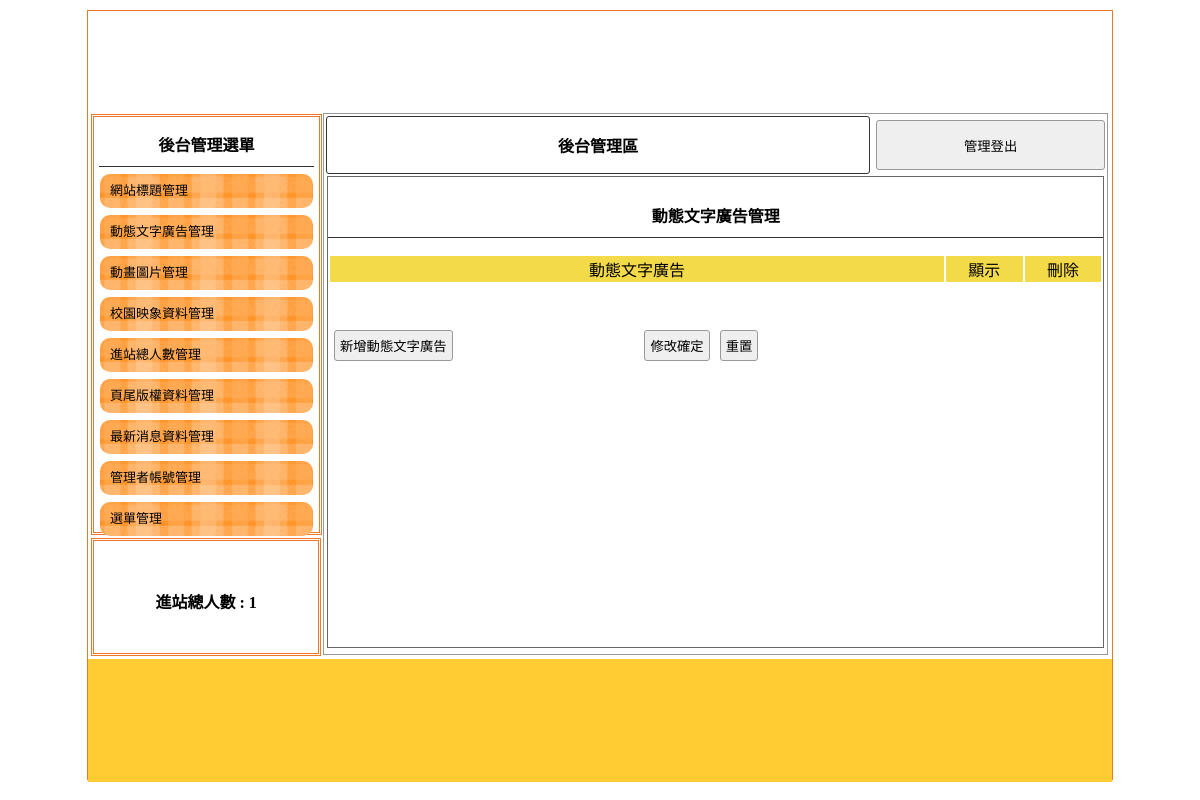
The app's page /admin.php?do=ad, older data.
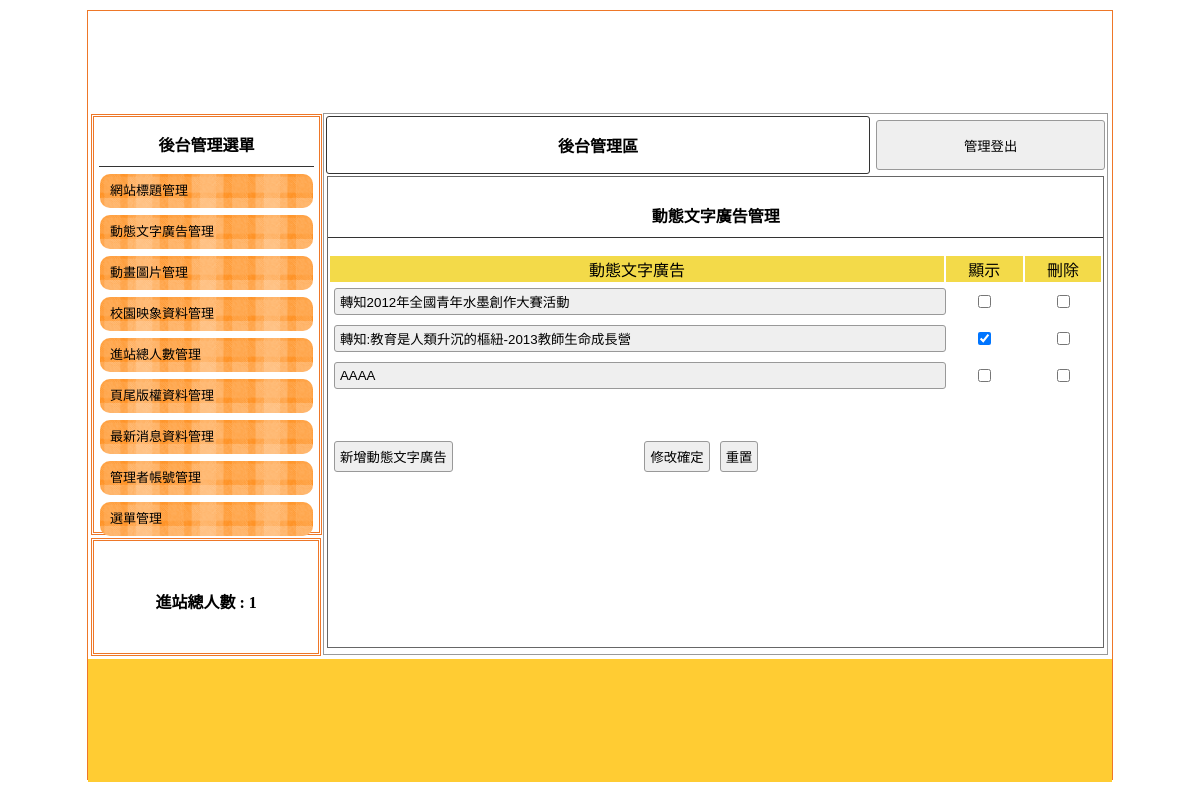
The same page, newer data.
### tables this page shows
CREATE TABLE `ad` (
  `id` int(10) UNSIGNED NOT NULL,
  `text` text NOT NULL,
  `sh` int(1) UNSIGNED NOT NULL
);

### api/base.php (called while the page is built, shortened)
<?php
class DB
{
    protected $table;
    protected $dsn = "mysql:host=localhost;charset=utf8;dbname=db15";
    protected $pdo;
    public function __construct($table)
    {
        $this->table = $table;
        $this->pdo = new PDO($this->dsn, 'root', '');
    }
    public function all(...$arg)
    {
        $sql = "select * from  `$this->table`";
        return $this->pdo->query($sql)->fetchAll(PDO::FETCH_ASSOC);
    }
}
$Ad = new DB('ad');

### backend/ad.php (the view, shortened to what this page needs)
<div style="width:99%; height:87%; margin:auto; overflow:auto; border:#666 1px solid;">
    <p class="t cent botli">動態文字廣告管理</p>
    <form method="post" action="./api/edit.php">
        <table width="100%">
            <tbody>
                <tr class="yel">
                    <td width="80%">動態文字廣告</td>
                    <td width="10%">顯示</td>
                    <td width="10%">刪除</td>
                </tr>
                <?php
                $rows = $Ad->all();
                foreach ($rows as $row) {
                ?>
                    <tr class='cent'>
                        <td width="80%">
                            <input type="text" name="text[]" id="text" value="<?= $row['text']; ?>" style="width:98%">
                        </td>
                        <td width="10%">
                            <input type="checkbox" name="sh[]" value="<?= $row['id']; ?>" <?= ($row['sh'] == 1) ? "checked" : ""; ?>>
                        </td>
                        <td width=" 10%">
                            <input type="checkbox" name="del[]" value="<?= $row['id']; ?>">
                        </td>
                    </tr>
                <?php
                }
                ?>
            </tbody>
        </table>
        <table style=" margin-top:40px; width:70%;">
            <tbody>
                <tr>
                    <td width="200px">
                        <input type="button" onclick="op('#cover','#cvr','./modals/ad.php')" value="新增動態文字廣告">
                    </td>
                    <td class="cent">
                        <input type="submit" value="修改確定">
                        <input type="reset" value="重置">
                    </td>
                </tr>
            </tbody>
        </table>
    </form>
</div>

Row changes from the older to the newer data that the page shows:
added ad: text "轉知2012年全國青年水墨創作大賽活動"
added ad: text "轉知:教育是人類升沉的樞紐-2013教師生命成長營", sh "☑"
added ad: text "AAAA"
